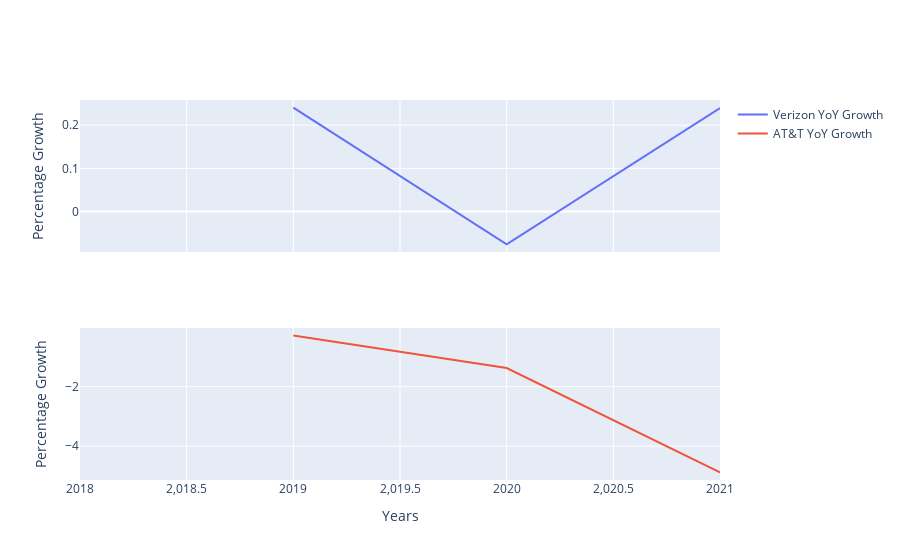
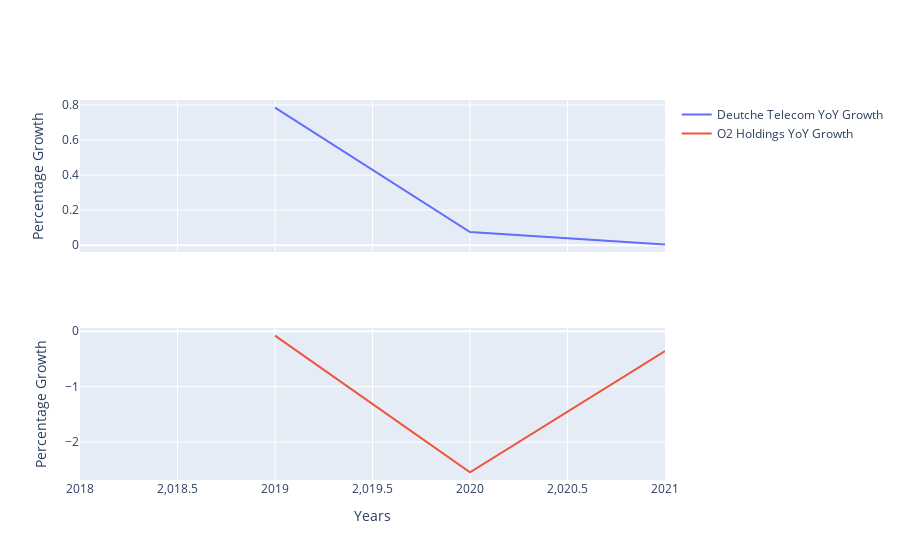
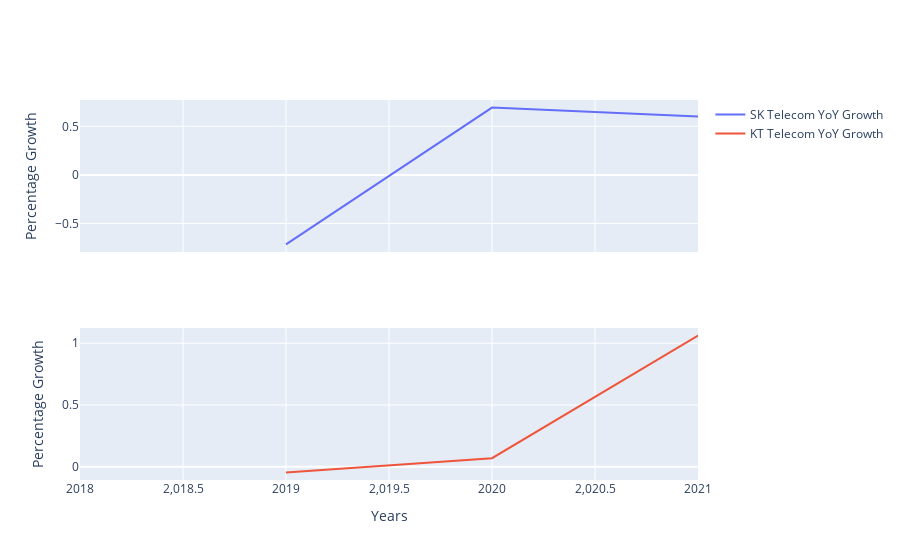
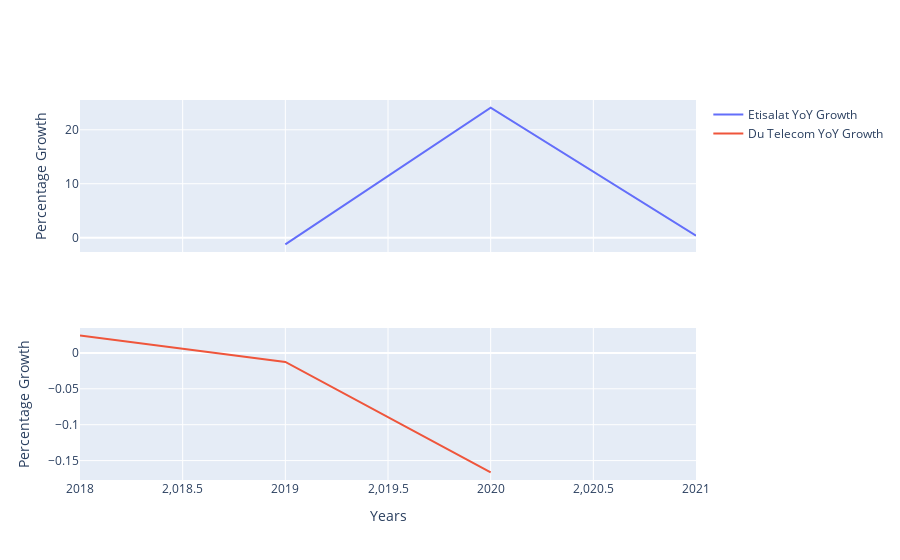

Source (notebook cell) for these figures, in order:
### Code cell
import plotly.graph_objects as go
from plotly.subplots import make_subplots
import plotly.express as px
layout = dict(plot_bgcolor='white',
              margin=dict(t=20, l=20, r=20, b=20),
              xaxis=dict(title='Year',
                         linecolor='#d9d9d9',
                         showgrid=False,
                         mirror=True),
              yaxis=dict(title='Percentage Growth',
                         linecolor='#d9d9d9',
                         showgrid=False,
                         mirror=True))
l=[]
for i in arranged:
    st.markdown(f"## *{i}*")

    for j in arranged[i]:
        earnings_df[j] = tickers[j][4].Earnings.pct_change()
        l.append(tickers[j][3]['logo_url'])
        l.append("https://www.macmillandictionary.com/external/slideshow/full/White_full.png")
    st.image(l[:-1], width=120)
    specs = []
    for i in range(len(earnings_df.columns)):
        specs.append([{"type": "scatter"}])
    fig = make_subplots(
        rows=len(earnings_df.columns), cols=1,
        shared_xaxes=True,
        vertical_spacing=0.2,
        specs=specs,
    )

    for i in range(len(earnings_df.columns)):
        fig.add_trace(
        go.Scatter(
            x=[2018,2019,2020,2021],
            y=earnings_df.iloc[:,i],
            mode="lines",
            name=earnings_df.columns[i] + " YoY Growth"
        ),
        row=i+1, col=1
        )
        
    fig.update_yaxes(title_text="Percentage Growth")
    fig.update_xaxes(title_text="Years",row=len(earnings_df.columns))
    # fig.update_yaxes(title_text="Percentage Growth", row=1, col=1)
    # fig.update_xaxes(title_text="Years", row=1, col=1)
    fig.show()

    earnings_df=pd.DataFrame()
    l = []

### Figure 1 — Plotly figure (JSON) as saved in the notebook; plotly's stock layout.template omitted (floating-point values rounded to 4 significant figures)
{"data": [{"mode": "lines", "name": "Verizon YoY Growth", "type": "scatter", "x": [2018, 2019, 2020, 2021], "xaxis": "x", "y": [null, 0.2407, -0.07599, 0.2395], "yaxis": "y"}, {"mode": "lines", "name": "AT&T YoY Growth", "type": "scatter", "x": [2018, 2019, 2020, 2021], "xaxis": "x2", "y": [null, -0.2822, -1.372, -4.88], "yaxis": "y2"}], "layout": {"xaxis": {"anchor": "y", "domain": [0, 1], "matches": "x2", "showticklabels": false}, "xaxis2": {"anchor": "y2", "domain": [0, 1], "title": {"text": "Years"}}, "yaxis": {"anchor": "x", "domain": [0.6, 1], "title": {"text": "Percentage Growth"}}, "yaxis2": {"anchor": "x2", "domain": [0, 0.4], "title": {"text": "Percentage Growth"}}}}

### Figure 2 — Plotly figure (JSON) as saved in the notebook; plotly's stock layout.template omitted (floating-point values rounded to 4 significant figures)
{"data": [{"mode": "lines", "name": "Deutche Telecom YoY Growth", "type": "scatter", "x": [2018, 2019, 2020, 2021], "xaxis": "x", "y": [null, 0.7853, 0.07525, 0.004329], "yaxis": "y"}, {"mode": "lines", "name": "O2 Holdings YoY Growth", "type": "scatter", "x": [2018, 2019, 2020, 2021], "xaxis": "x2", "y": [null, -0.07826, -2.547, -0.3567], "yaxis": "y2"}], "layout": {"xaxis": {"anchor": "y", "domain": [0, 1], "matches": "x2", "showticklabels": false}, "xaxis2": {"anchor": "y2", "domain": [0, 1], "title": {"text": "Years"}}, "yaxis": {"anchor": "x", "domain": [0.6, 1], "title": {"text": "Percentage Growth"}}, "yaxis2": {"anchor": "x2", "domain": [0, 0.4], "title": {"text": "Percentage Growth"}}}}

### Figure 3 — Plotly figure (JSON) as saved in the notebook; plotly's stock layout.template omitted (floating-point values rounded to 4 significant figures)
{"data": [{"mode": "lines", "name": "SK Telecom YoY Growth", "type": "scatter", "x": [2018, 2019, 2020, 2021], "xaxis": "x", "y": [null, -0.7159, 0.6928, 0.6004], "yaxis": "y"}, {"mode": "lines", "name": "KT Telecom YoY Growth", "type": "scatter", "x": [2018, 2019, 2020, 2021], "xaxis": "x2", "y": [null, -0.04615, 0.06861, 1.062], "yaxis": "y2"}], "layout": {"xaxis": {"anchor": "y", "domain": [0, 1], "matches": "x2", "showticklabels": false}, "xaxis2": {"anchor": "y2", "domain": [0, 1], "title": {"text": "Years"}}, "yaxis": {"anchor": "x", "domain": [0.6, 1], "title": {"text": "Percentage Growth"}}, "yaxis2": {"anchor": "x2", "domain": [0, 0.4], "title": {"text": "Percentage Growth"}}}}

### Figure 4 — Plotly figure (JSON) as saved in the notebook; plotly's stock layout.template omitted (floating-point values rounded to 4 significant figures)
{"data": [{"mode": "lines", "name": "Etisalat YoY Growth", "type": "scatter", "x": [2018, 2019, 2020, 2021], "xaxis": "x", "y": [null, -1.254, 24.12, 0.3681], "yaxis": "y"}, {"mode": "lines", "name": "Du Telecom YoY Growth", "type": "scatter", "x": [2018, 2019, 2020, 2021], "xaxis": "x2", "y": [0.02407, -0.01257, -0.1664, null], "yaxis": "y2"}], "layout": {"xaxis": {"anchor": "y", "domain": [0, 1], "matches": "x2", "showticklabels": false}, "xaxis2": {"anchor": "y2", "domain": [0, 1], "title": {"text": "Years"}}, "yaxis": {"anchor": "x", "domain": [0.6, 1], "title": {"text": "Percentage Growth"}}, "yaxis2": {"anchor": "x2", "domain": [0, 0.4], "title": {"text": "Percentage Growth"}}}}
